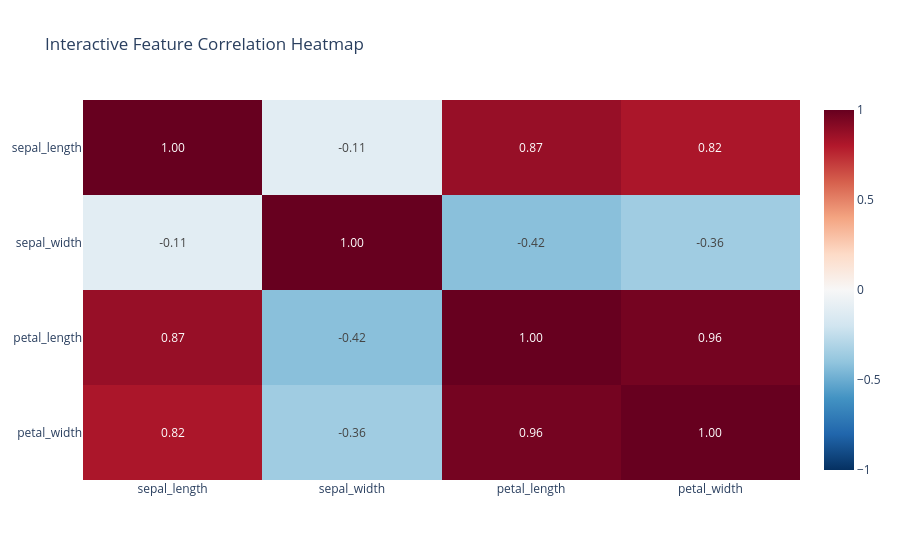

Notebook source saved alongside this figure:
### Markdown cell above
## 9. Correlation analysis

### Code cell
correlation = df[numeric_features].corr()
display(correlation)

fig, ax = plt.subplots(figsize=(8, 6))
sns.heatmap(correlation, annot=True, fmt=".2f", cmap="coolwarm",
            vmin=-1, vmax=1, square=True, linewidths=0.5, ax=ax)
ax.set_title("Feature Correlation Heatmap")
fig.savefig(FIGURES_DIR / "correlation_heatmap.png", dpi=300, bbox_inches="tight")
plt.show()

fig = px.imshow(
    correlation, text_auto=".2f", color_continuous_scale="RdBu_r",
    zmin=-1, zmax=1, aspect="auto",
    title="Interactive Feature Correlation Heatmap",
    template="plotly_white"
)
fig.write_html(INTERACTIVE_DIR / "correlation_analysis.html")
fig.show()

### Figure 1 — Plotly figure (JSON) as saved in the notebook; plotly's stock layout.template omitted (floating-point values rounded to 4 significant figures)
{"data": [{"coloraxis": "coloraxis", "hovertemplate": "x: %{x}<br>y: %{y}<br>color: %{z}<extra></extra>", "name": "0", "texttemplate": "%{z:.2f}", "type": "heatmap", "x": ["sepal_length", "sepal_width", "petal_length", "petal_width"], "xaxis": "x", "y": ["sepal_length", "sepal_width", "petal_length", "petal_width"], "yaxis": "y", "z": [[1.0, -0.1094, 0.8718, 0.818], [-0.1094, 1.0, -0.4205, -0.3565], [0.8718, -0.4205, 1.0, 0.9628], [0.818, -0.3565, 0.9628, 1.0]]}], "layout": {"coloraxis": {"autocolorscale": false, "cmax": 1, "cmin": -1, "colorscale": [[0, "rgb(5,48,97)"], [0.1, "rgb(33,102,172)"], [0.2, "rgb(67,147,195)"], [0.3, "rgb(146,197,222)"], [0.4, "rgb(209,229,240)"], [0.5, "rgb(247,247,247)"], [0.6, "rgb(253,219,199)"], [0.7, "rgb(244,165,130)"], [0.8, "rgb(214,96,77)"], [0.9, "rgb(178,24,43)"], [1, "rgb(103,0,31)"]]}, "title": {"text": "Interactive Feature Correlation Heatmap"}, "xaxis": {"anchor": "y", "domain": [0, 1]}, "yaxis": {"anchor": "x", "autorange": "reversed", "domain": [0, 1]}}}
